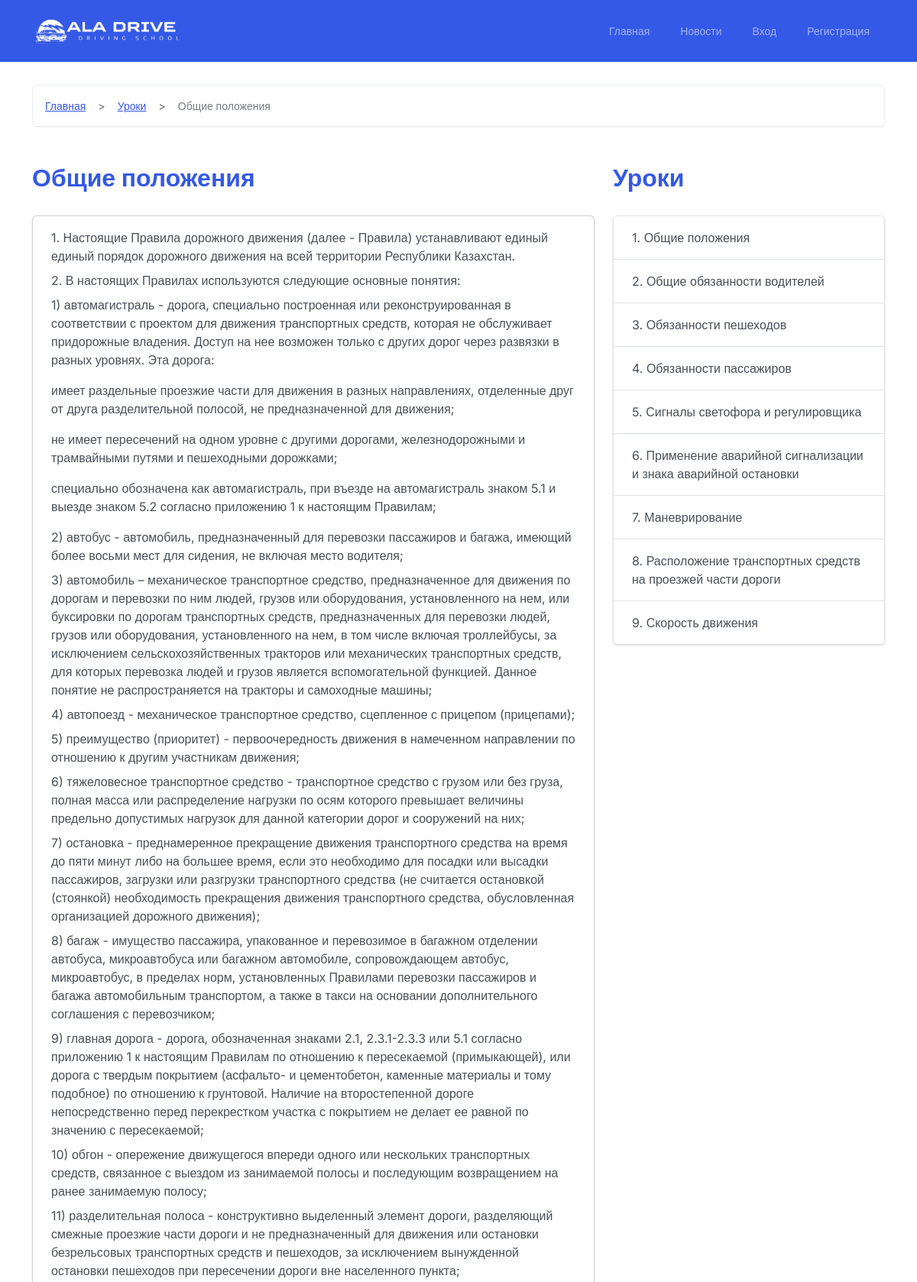
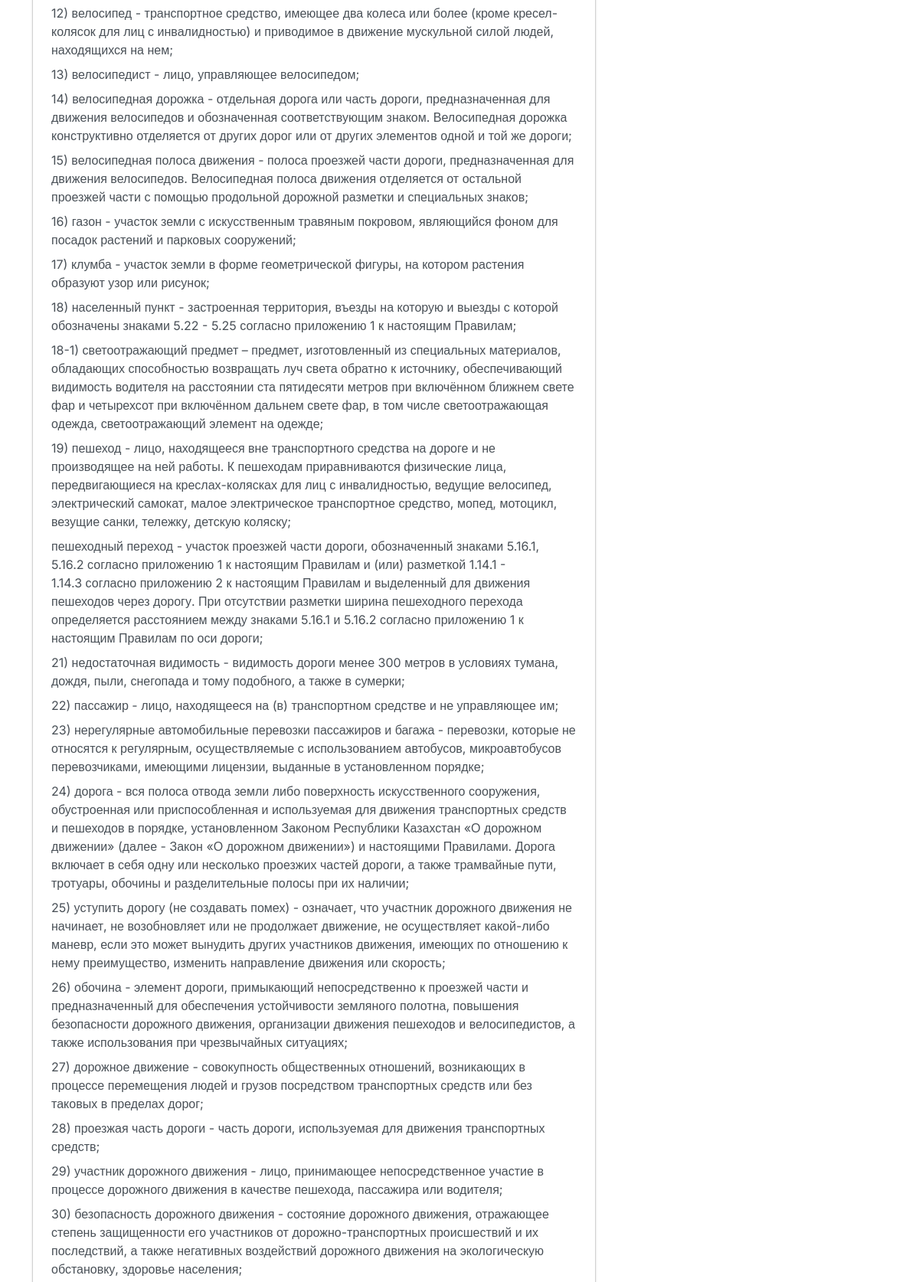
Screenshot of /lessons/detail/1/ (upper part) with the database file from the repository (2 pictures, top to bottom).
### core_app/models.py (models this page shows, shortened)
class Lesson(models.Model):
    title = models.CharField("Заголовок", max_length=255)
    description = HTMLField(null=True, blank=True)
    video_url = models.CharField("Видео (URL)", max_length=500, null=True, blank=True)
    class Meta:
        verbose_name = "Урок"
        verbose_name_plural = "Уроки"

### core_app/views.py (the view)
# urls.py: path('lessons/detail/<int:pk>/', views.lessons_detail_page, name='lessons_detail_page'),
def lessons_detail_page(request, pk):
    lesson = get_object_or_404(Lesson, pk=pk)
    lessons = Lesson.objects.all()
    context = {
        'lesson': lesson,
        'lessons': lessons
    }
    return render(request, "./lesson_detail.html", context)

### core_app/templates/lesson_detail.html (shortened to what this page needs)
{% extends './base.html' %}
{% load crispy_forms_tags %}
{% block content %}
<section class="block">
    <div class="container">
        <nav style="--bs-breadcrumb-divider: '>';" aria-label="breadcrumb">
            <ol class="breadcrumb mb-5">
                <li class="breadcrumb-item"><a href="{% url 'start_page' %}">Главная</a></li>
                <li class="breadcrumb-item"><a href="{% url 'lessons_page' %}">Уроки</a></li>
                <li class="breadcrumb-item active" aria-current="page">{{ lesson.title }}</li>
            </ol>
        </nav>
        <div class="row">
            <div class="col-md-8">
                <h1 class="title text-primary">{{ lesson.title }}</h1>
                <div class="card">
                    <div class="card-body">
                        {% autoescape off %}
                        {{ lesson.description }}
                        {% endautoescape %}
                    </div>
                </div>
            </div>
            <div class="col-md-4">
                <h2 class="title text-primary">Уроки</h2>
                <div class="list-group">
                    {% for l in lessons %}
                    <a href="{% url 'lessons_detail_page' pk=l.pk %}" class="list-group-item list-group-item-action">{{ forloop.counter }}. {{ l.title }}</a>
                    {% endfor %}
                </div>
            </div>
        </div>
    </div>
</section>
{% endblock %}

### core_app/static/css/style.css (style rules this page uses)
* { padding: 0; margin: 0; box-sizing: border-box; font-family: "Inter", sans-serif;; }
.block { padding: 30px 0; min-height: 100vh; display: flex; align-items: center; }
.title { font-size: 32px; font-weight: 700; margin-bottom: 30px; }

### rows the page displays
Lesson: title "Общие положения", description "1. Настоящие Правила дорожного движения (далее - Правила) устанавливают единый единый порядок дорожного движения на всей территории Республики Казахстан. 2. В настоящих Правилах используются следующие основные понятия: 1) автомагистраль - дорога, специально построенная или реконструированная в соответствии с проектом для движения транспортных средств, которая не обслуживает придорожные владения. Доступ на нее возможен только с других дорог через развязки в разных уровнях. Эта дорога: имеет раздельные проезжие части для движения в разных направлениях, отделенные друг от друга разделительной полосой, не предназначенной для движения; не имеет пересечений на одном уровне с другими дорогами,…"
Lesson: title "Общие обязанности водителей"
Lesson: title "Обязанности пешеходов"
Lesson: title "Обязанности пассажиров"
Lesson: title "Сигналы светофора и регулировщика"
Lesson: title "Применение аварийной сигнализации и знака аварийной остановки"
Lesson: title "Маневрирование"
Lesson: title "Расположение транспортных средств на проезжей части дороги"
Lesson: title "Скорость движения"
